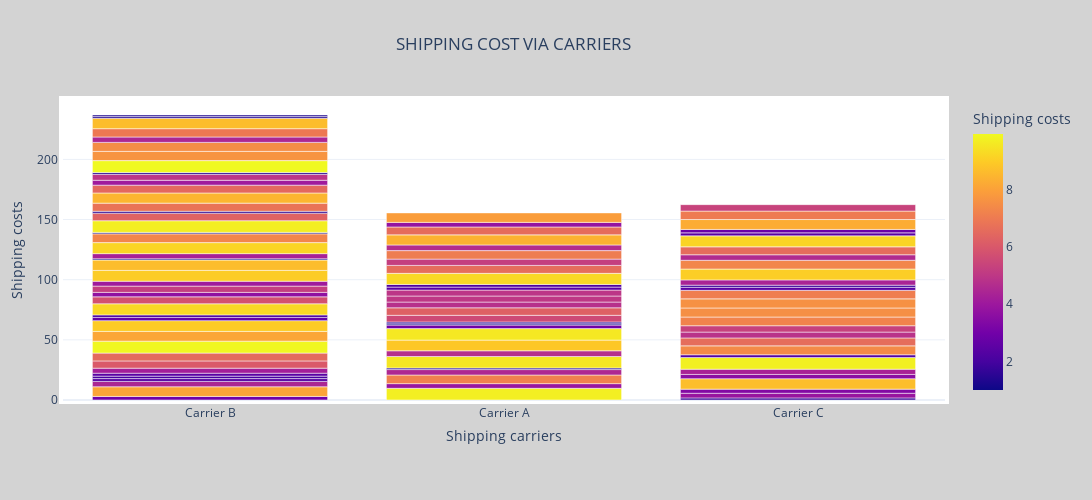

Notebook code cell kept with this figure:
### Code cell
#plotting the bar graph for representation
fig = px.bar(df, x="Shipping carriers", 
             y="Shipping costs",
             color="Shipping costs")
# setting the title and  displaying it on centre
fig.update_layout(title_text="SHIPPING COST VIA CARRIERS"
                  , title_x=0.47)
fig.update_layout(
    autosize=False,
    width=1100,
    height=500,
    margin=dict(
        l=50,
        r=50,
        b=100,
        t=100,
        pad=4
    ),
    paper_bgcolor="lightgrey",
)
fig.show()  # display the figure

### Figure 1 — Plotly figure (JSON) as saved in the notebook; plotly's stock layout.template omitted (floating-point values rounded to 4 significant figures)
{"data": [{"alignmentgroup": "True", "hovertemplate": "Shipping carriers=%{x}<br>Shipping costs=%{marker.color}<extra></extra>", "legendgroup": "", "marker": {"color": [2.957, 9.717, 8.054, 1.73, 3.891, 4.444, 3.881, 2.348, 3.405, 7.167, 8.673, 4.524, 1.325, 9.537, 2.04, 2.422, 4.191, 3.585, 4.339, 4.743, 8.878, 6.038, 9.568, 2.925, 9.741, 2.231, 6.508, 7.407, 9.898, 8.101, 8.955, 2.68, 6.599, 4.858, 1.019, 5.288, 2.108, 1.533, 9.236, 5.563, 7.23, 5.773, 7.526, 3.694, 7.577, 5.215, 4.071, 8.979, 7.096, 2.506, 6.248, 4.783, 8.631, 1.013, 4.305, 5.014, 1.774, 9.161, 4.938, 7.294, 4.381, 9.03, 7.292, 2.458, 4.585, 6.581, 2.216, 9.148, 1.194, 9.705, 6.316, 9.228, 6.6, 1.513, 5.238, 2.474, 7.055, 6.781, 8.467, 6.496, 2.833, 4.066, 4.708, 4.95, 8.382, 8.249, 1.454, 6.576, 3.801, 9.93, 7.674, 7.472, 4.47, 7.006, 6.943, 8.63, 5.353, 7.905, 1.41, 1.311], "coloraxis": "coloraxis", "pattern": {"shape": ""}}, "name": "", "offsetgroup": "", "orientation": "v", "showlegend": false, "textposition": "auto", "type": "bar", "x": ["Carrier B", "Carrier A", "Carrier B", "Carrier C", "Carrier A", "Carrier B", "Carrier C", "Carrier B", "Carrier C", "Carrier A", "Carrier C", "Carrier A", "Carrier A", "Carrier A", "Carrier B", "Carrier B", "Carrier B", "Carrier C", "Carrier C", "Carrier A", "Carrier A", "Carrier B", "Carrier A", "Carrier A", "Carrier C", "Carrier C", "Carrier B", "Carrier C", "Carrier B", "Carrier B", "Carrier B", "Carrier B", "Carrier C", "Carrier C", "Carrier A", "Carrier C", "Carrier B", "Carrier A", "Carrier B", "Carrier A", "Carrier C", "Carrier B", "Carrier C", "Carrier B", "Carrier C", "Carrier B", "Carrier B", "Carrier B", "Carrier C", "Carrier C", "Carrier A", "Carrier A", "Carrier B", "Carrier B", "Carrier B", "Carrier A", "Carrier C", "Carrier B", "Carrier A", "Carrier B", "Carrier C", "Carrier C", "Carrier C", "Carrier A", "Carrier C", "Carrier C", "Carrier A", "Carrier C", "Carrier B", "Carrier B", "Carrier B", "Carrier A", "Carrier A", "Carrier B", "Carrier A", "Carrier C", "Carrier A", "Carrier B", "Carrier B", "Carrier B", "Carrier C", "Carrier B", "Carrier A", "Carrier B", "Carrier A", "Carrier C", "Carrier B", "Carrier A", "Carrier A", "Carrier B", "Carrier B", "Carrier B", "Carrier B", "Carrier C", "Carrier B", "Carrier B", "Carrier C", "Carrier A", "Carrier B", "Carrier B"], "xaxis": "x", "y": [2.957, 9.717, 8.054, 1.73, 3.891, 4.444, 3.881, 2.348, 3.405, 7.167, 8.673, 4.524, 1.325, 9.537, 2.04, 2.422, 4.191, 3.585, 4.339, 4.743, 8.878, 6.038, 9.568, 2.925, 9.741, 2.231, 6.508, 7.407, 9.898, 8.101, 8.955, 2.68, 6.599, 4.858, 1.019, 5.288, 2.108, 1.533, 9.236, 5.563, 7.23, 5.773, 7.526, 3.694, 7.577, 5.215, 4.071, 8.979, 7.096, 2.506, 6.248, 4.783, 8.631, 1.013, 4.305, 5.014, 1.774, 9.161, 4.938, 7.294, 4.381, 9.03, 7.292, 2.458, 4.585, 6.581, 2.216, 9.148, 1.194, 9.705, 6.316, 9.228, 6.6, 1.513, 5.238, 2.474, 7.055, 6.781, 8.467, 6.496, 2.833, 4.066, 4.708, 4.95, 8.382, 8.249, 1.454, 6.576, 3.801, 9.93, 7.674, 7.472, 4.47, 7.006, 6.943, 8.63, 5.353, 7.905, 1.41, 1.311], "yaxis": "y"}], "layout": {"autosize": false, "barmode": "relative", "coloraxis": {"colorbar": {"title": {"text": "Shipping costs"}}, "colorscale": [[0, "#0d0887"], [0.1111, "#46039f"], [0.2222, "#7201a8"], [0.3333, "#9c179e"], [0.4444, "#bd3786"], [0.5556, "#d8576b"], [0.6667, "#ed7953"], [0.7778, "#fb9f3a"], [0.8889, "#fdca26"], [1, "#f0f921"]]}, "height": 500, "legend": {"tracegroupgap": 0}, "margin": {"b": 100, "l": 50, "pad": 4, "r": 50, "t": 100}, "paper_bgcolor": "lightgrey", "title": {"text": "SHIPPING COST VIA CARRIERS", "x": 0.47}, "width": 1100, "xaxis": {"anchor": "y", "autorange": true, "domain": [0, 1], "range": [-0.5, 2.5], "title": {"text": "Shipping carriers"}, "type": "category"}, "yaxis": {"anchor": "x", "autorange": true, "domain": [0, 1], "range": [0, 249.4], "title": {"text": "Shipping costs"}, "type": "linear"}}}
